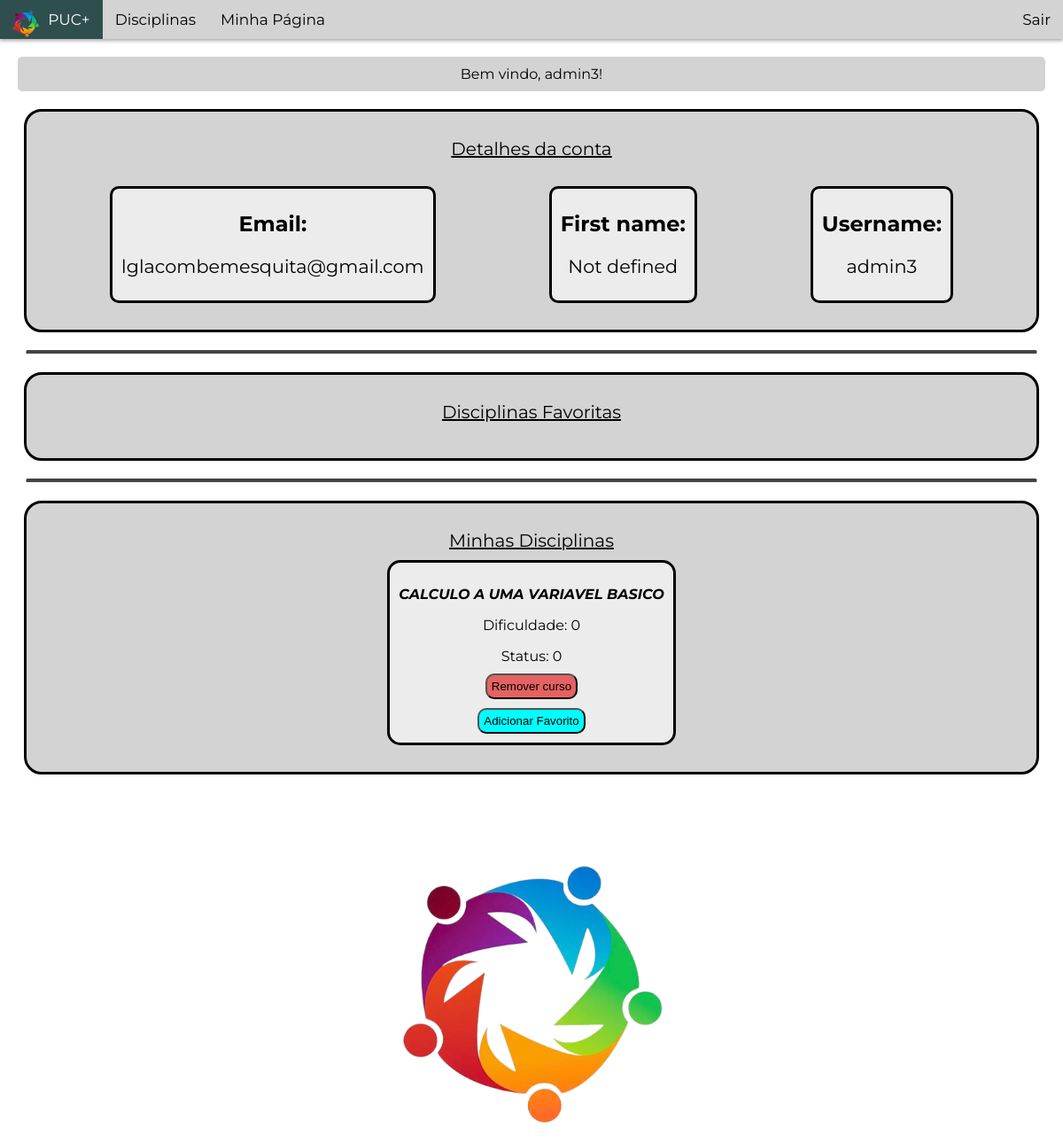
/perfil/ (signed in), run on an earlier commit of the app's database.
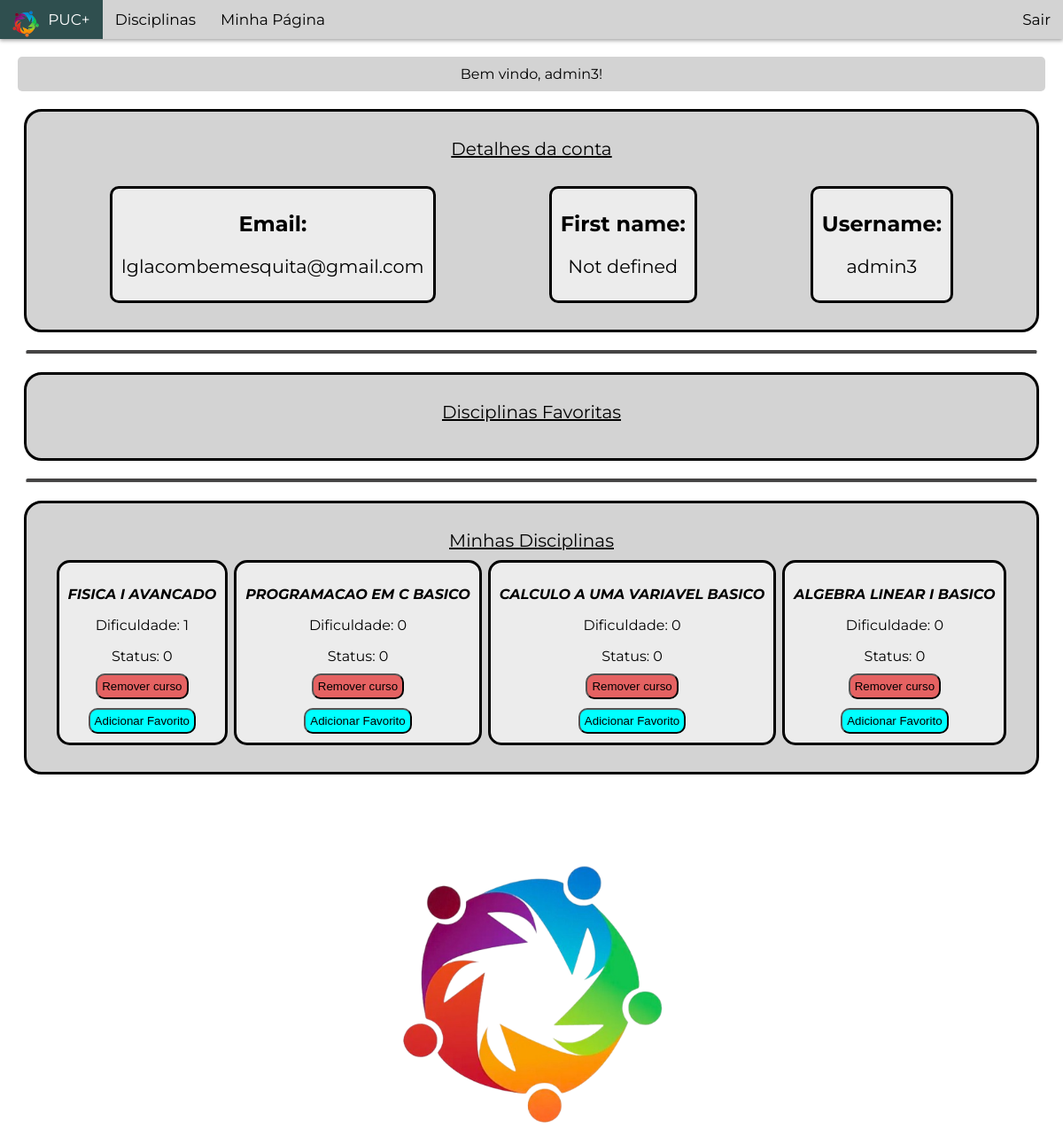
And on a later commit of the database.
### app/models.py (models this page shows, shortened)
class UserCourse(models.Model):
  course = models.ForeignKey(Course, on_delete=models.CASCADE)
  user = models.ForeignKey(User, on_delete=models.CASCADE)
  status = models.IntegerField(default=0)
  favorite = models.IntegerField(default = 0)
  class Meta:
    unique_together = ('user', 'course')

class Course(models.Model):
  name = models.CharField(max_length=40)
  dificulty = models.IntegerField(default=0)
  discipline = models.ForeignKey(Discipline, blank=True, null=True, on_delete = models.CASCADE)

### app/views.py (the view)
# urls.py: path('perfil/', views.perfil, name="perfil"),
@login_required
def perfil(request):
  courses = UserCourse.objects.filter(user=request.user)
  return render(request,'perfil.html', {
    'userCourse': courses,
  })

### app/templates/perfil.html (shortened to what this page needs)
{% extends "layout.html" %}
{% load static %}
{% block main %}
    <div class="userbar">
        Bem vindo, {{ request.user.username }}!
    </div>
    <div class="container-exam" style="justify-content: space-around; text-align: center">
        <span style="width: 100%; font-size: 20px; margin-bottom: 30px;"><u>Detalhes da conta</u></span>
        <div style="border: 3px solid black; border-radius: 10px; padding: 5px 10px; background-color: rgb(236, 236, 236)">
            <h2>Email:</h2>
            <p style="font-size: 1.3rem;">{{ request.user.email }}</p>
        </div>
        <div style="border: 3px solid black; border-radius: 10px; padding: 5px 10px; background-color: rgb(236, 236, 236)">
            <h2>First name:</h2>
            <p style="font-size: 1.3rem;">
                {% if request.user.first_name %}
                    {{ request.user.first_name }}
                {% else %}
                    Not defined
                {% endif %}
            </p>
        </div>
        <div style="border: 3px solid black; border-radius: 10px; padding: 5px 10px; background-color: rgb(236, 236, 236)">
            <h2>Username:</h2>
            <p style="font-size: 1.3rem;">{{ request.user.username }}</p>
        </div>
    </div>
    <hr class="divider">
    <div class="container-exam" style="justify-content: space-around; text-align: center">
        <span style="font-size: 20px; margin-bottom: 10px; width: 100%;"><u>Disciplinas Favoritas</u></span>
    </div>
    <hr class="divider">
    <div class="container-exam" style="justify-content: space-around; text-align: center">
        <span style="font-size: 20px; margin-bottom: 10px; width: 100%;"><u>Minhas Disciplinas</u></span>
        {% for course in userCourse %}
            <div style="border: 3px solid black; border-radius: 15px; padding:10px; background-color: rgb(236, 236, 236);">
                <p><b><i>{{ course.course.name }}</i></b></p>
                <p>Dificuldade: {{ course.course.dificulty }}</p>
                <p class="central">Status: {{ course.status }}</p>
                <form action="/userCourse/delete/">
                    <button class="removeCourse" type="submit">Remover curso</button>
                </form>
                <form action="/userCourse/favorite/" method="post">
                    <button type="submit" class="addFavorite">Adicionar Favorito</button>
                </form>
            </div>
        {% endfor %}
    </div>
    <img class="central" style="width: 300px; padding: 80px 0px 20px 0px" src="{% static 'LogoPUCMais.png' %}">
{% endblock %}

### app/templates/layout.html (shortened to what this page needs)
<!DOCTYPE html>
{% load static %}
<html lang="pt">
    <head>
        <link href="{% static 'style.css' %}" rel="stylesheet">
    </head>
    <body>
        <div class="navbar">
            <a href="/" style="display: flex; align-items: middle;"><img src="{% static 'LogoPUCMais.png' %}">
             PUC+</a>
            <a href="/disciplinas/">Disciplinas</a>
            <a href="/perfil/">Minha Página</a>
            {% if request.user.is_authenticated %}
            <a style="float: right" href="/users/logout/">Sair</a>
            {% else %}
            <a style="float: right" href="/users/login/">Login</a>
            {% endif %}
        </div>
        <main>
            {% block main %}
            {% endblock %}
        </main>
    </body>
</html>

### app/static/style.css (style rules this page uses)
html { height: 100%; width: 100% }
body { font-family: "Montserrat"; background-color: white; color: black; margin: 0px; }
.navbar { background-color: lightgray; overflow: hidden; position: sticky; height: 44px; top: 0; box-shadow: 0px 2px 4px darkgray; }
.navbar a { float: left; color: black; text-align: center; padding: 12px 14px; text-decoration: none; font-size: 17px; }
.navbar img { height: 30px; margin-right: 10px; align-items: middle; }
.userbar { background-color: lightgray; font-size: 16px; text-align: center; margin: 20px; padding: 10px; border-radius: 5px; position: relative; z-index: -1; }
.central { display: flex; justify-content: center; align-items: center; margin: auto; }
.divider { width: 95%; margin: 5px auto; border-top: 4px solid rgb(69, 68, 68); border-radius: 3px; }

What changed in the data, as far as the page shows it:
added UserCourse: course.name "FISICA I AVANCADO", course.dificulty "1", status "0"
added UserCourse: course.name "PROGRAMACAO EM C BASICO", course.dificulty "0", status "0"
added UserCourse: course.name "ALGEBRA LINEAR I BASICO", course.dificulty "0", status "0"
